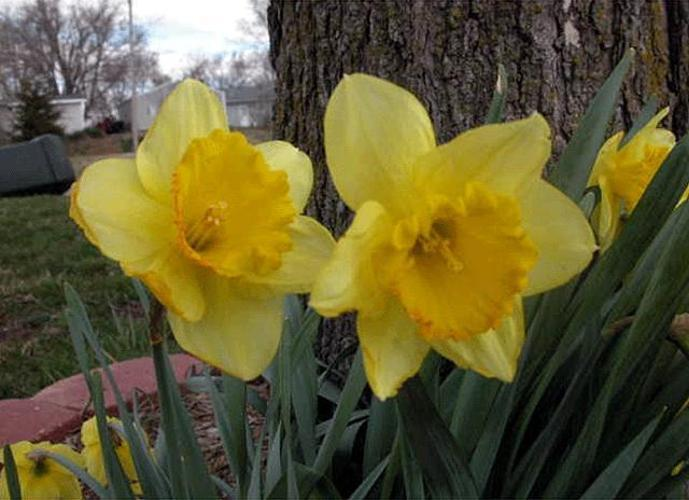
#> input picture dataset/image_0001.jpg, 689 x 500 px
$ python -i ops.py   (imports and definitions only)
#> lines starting #> are read from the running program, lines starting #| are printed output that depends on the picture; after the words box and inside, x2 and y2 are one past the last pixel; in counts of white or black regions, pixels touching at a corner belong together
#> further down, picture is the input picture: shape (500, 689, 3); mean B, G, R 50.7, 90.9, 97.5
import cv2


def blur(image, radius):
#> called with radius = 5
    new_img = cv2.GaussianBlur(image, (6 * radius + 1,) * 2, round(radius))
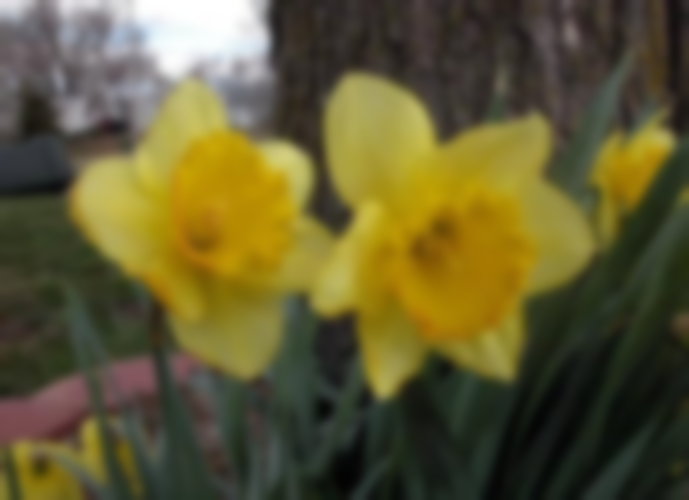
#> new_img: shape (500, 689, 3); mean B, G, R 50.7, 90.9, 97.5

    return new_img


def hsv_threshold(image, hue=(0, 250), lum=(50, 200), sat=(50, 200)):
#> called with hue = (0, 250), lum = (50, 200), sat = (50, 200)
    ranges = tuple(zip(hue, lum, sat))
    img = cv2.inRange(cv2.cvtColor(image, cv2.COLOR_BGR2HSV), *ranges)
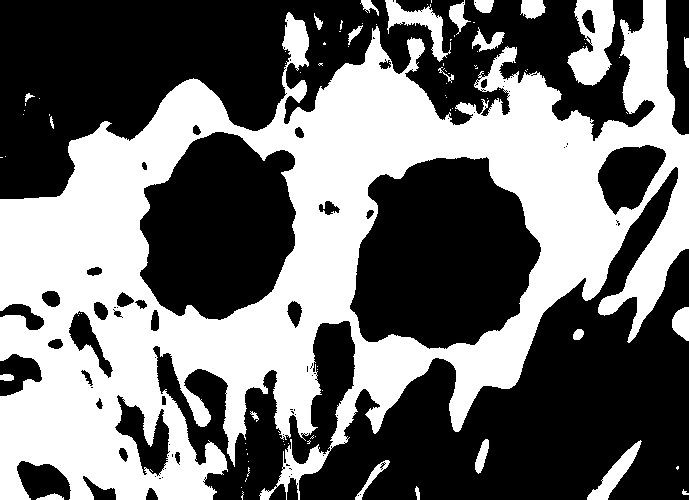
#> img: shape (500, 689); 43.5% white; 92 white regions (68 under 20 px)
    # cv2.imshow("test image", img)
    # cv2.waitKey(0)
    return img


def contour(image):
    contours = cv2.findContours(image, cv2.RETR_TREE, cv2.CHAIN_APPROX_SIMPLE)
#> contours = 261 contours, 212 with area under 20; largest, box (x1, y1, x2, y2) and area: (0, 0, 689, 500) 196382, (349, 156, 542, 350) 27656, (139, 131, 297, 321) 22318, (597, 144, 667, 216) 3156, (567, 0, 615, 86) 2604
    return contours


# Stands in for a simple visio pipeline - blur, threshold, contour.
def benchmark_op(image):
    blurred = blur(image, 5)
    thresholded = hsv_threshold(blurred)
    contours = contour(thresholded)
    return contours

>>> import cv2
>>> picture = cv2.imread('dataset/image_0001.jpg')
>>> result = benchmark_op(picture)
#> result has the same summary as contours in contour

$ run again, on dataset/image_0002.jpg
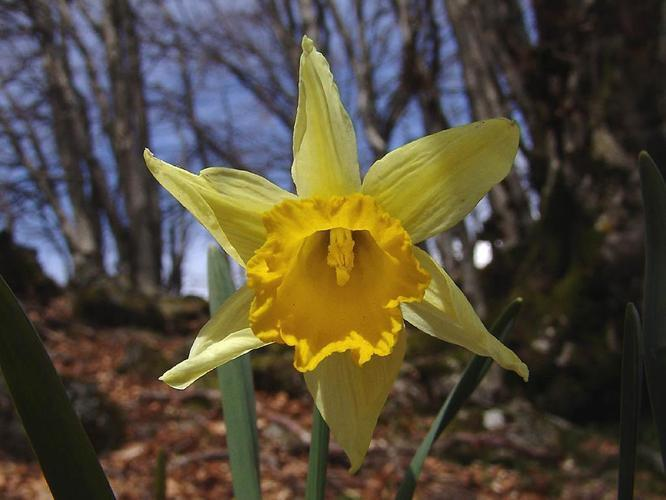
#> input picture dataset/image_0002.jpg, 666 x 500 px
#> picture is the input picture: shape (500, 666, 3); mean B, G, R 56.9, 74.7, 83
#> in blur, `new_img = cv2.GaussianBlur(image, (6 * radius + 1,) * 2, round(radius))`:
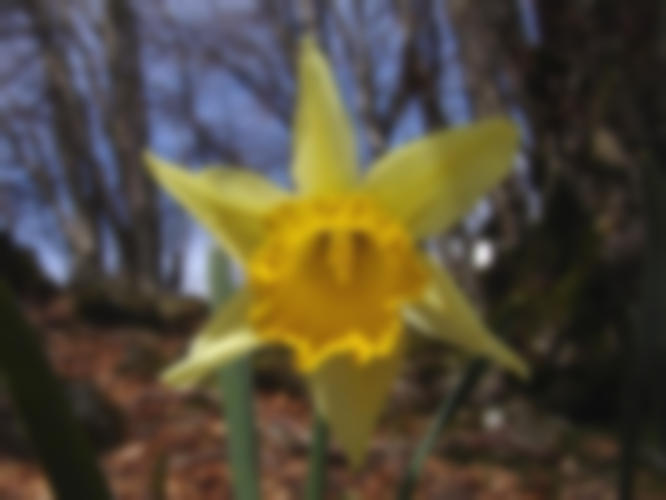
#> new_img: shape (500, 666, 3); mean B, G, R 56.9, 74.7, 83
#> in hsv_threshold, `img = cv2.inRange(cv2.cvtColor(image, cv2.COLOR_BGR2HSV), *ranges)`:
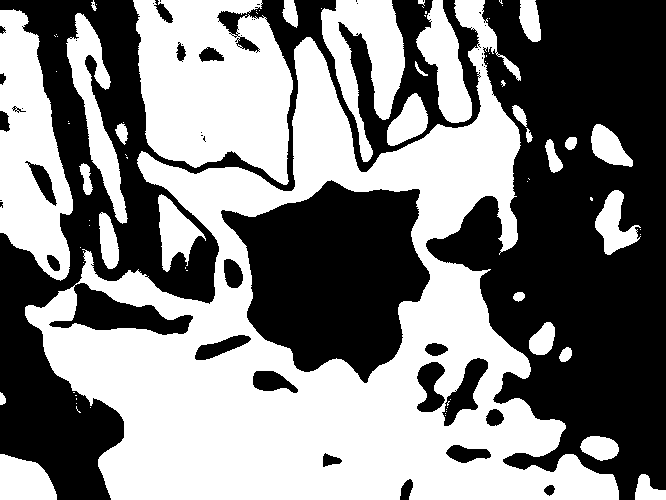
#> img: shape (500, 666); 50.8% white; 50 black regions (27 under 20 px)
#> in contour, `contours = cv2.findContours(image, cv2.RETR_TREE, cv2.CHAIN_APPROX_SIM..`: contours = 176 contours, 130 with area under 20; largest, box (x1, y1, x2, y2) and area: (25, 0, 619, 500) 142254, (220, 179, 431, 384) 27468, (133, 0, 293, 185) 21995, (0, 9, 73, 281) 12648, (321, 0, 405, 162) 6140
#> result has the same summary as contours in contour

$ run again, on dataset/image_0004.jpg
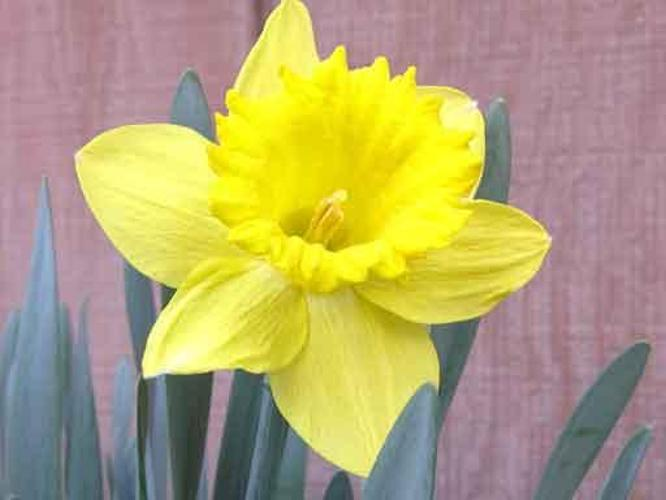
#> input picture dataset/image_0004.jpg, 666 x 500 px
#> picture is the input picture: shape (500, 666, 3); mean B, G, R 113.4, 165.4, 178.9
#> in blur, `new_img = cv2.GaussianBlur(image, (6 * radius + 1,) * 2, round(radius))`:
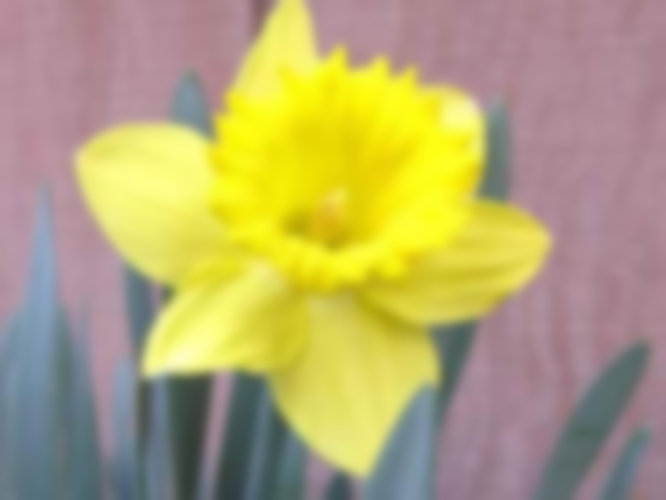
#> new_img: shape (500, 666, 3); mean B, G, R 113.4, 165.4, 178.9
#> in hsv_threshold, `img = cv2.inRange(cv2.cvtColor(image, cv2.COLOR_BGR2HSV), *ranges)`:
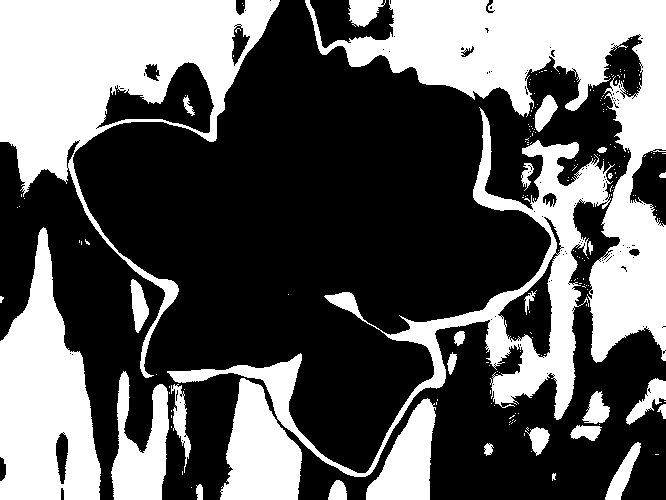
#> img: shape (500, 666); 37.8% white; 211 white regions (181 under 20 px)
#> in contour, `contours = cv2.findContours(image, cv2.RETR_TREE, cv2.CHAIN_APPROX_SIM..`: contours = 479 contours, 439 with area under 20; largest, box (x1, y1, x2, y2) and area: (305, 0, 666, 363) 35546, (0, 0, 280, 378) 35316, (167, 107, 615, 477) 20824, (0, 227, 101, 500) 16954, (220, 378, 302, 500) 6406
#> result has the same summary as contours in contour
